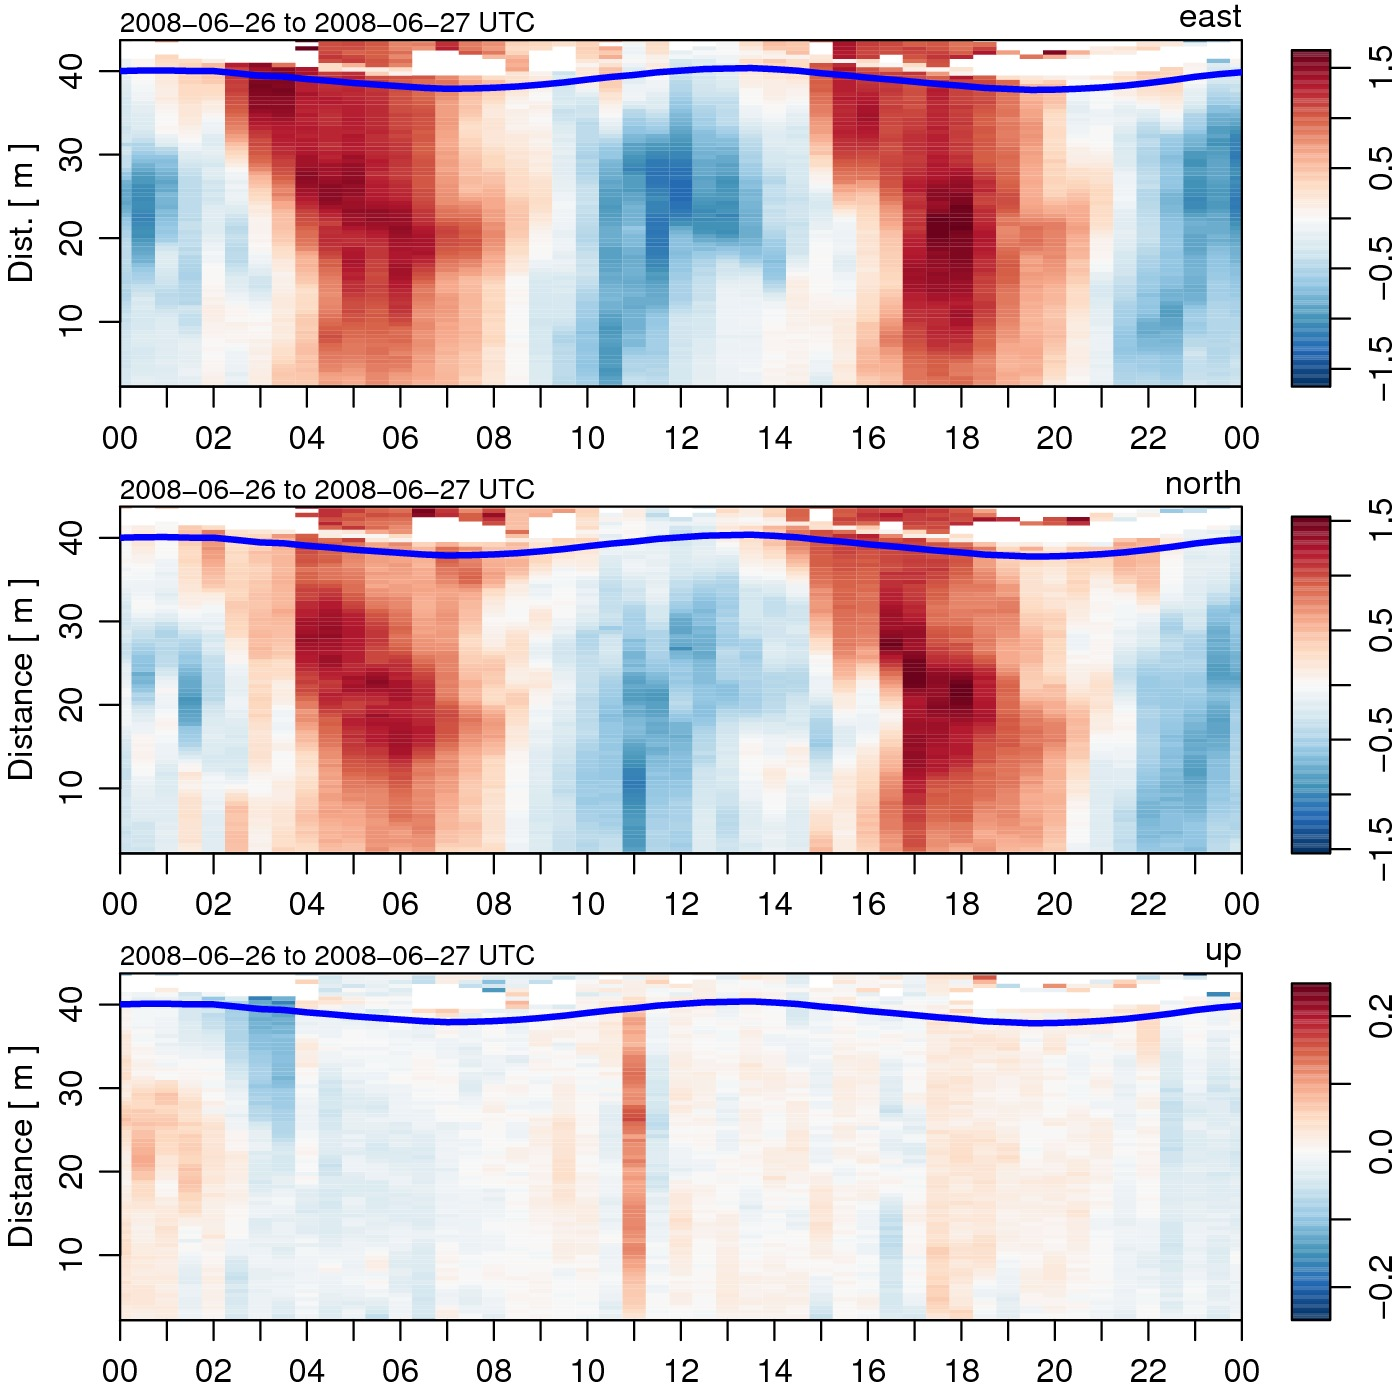

This figure's R source:
library(oce)
data(adp)
e <- adp.xyz2enu(adp.beam2xyz(adp))
plot(e,which=1:3,
     adorn=expression({lines(x$data$ts$time, x$data$ts$pressure, lwd=3, col='blue')}))
